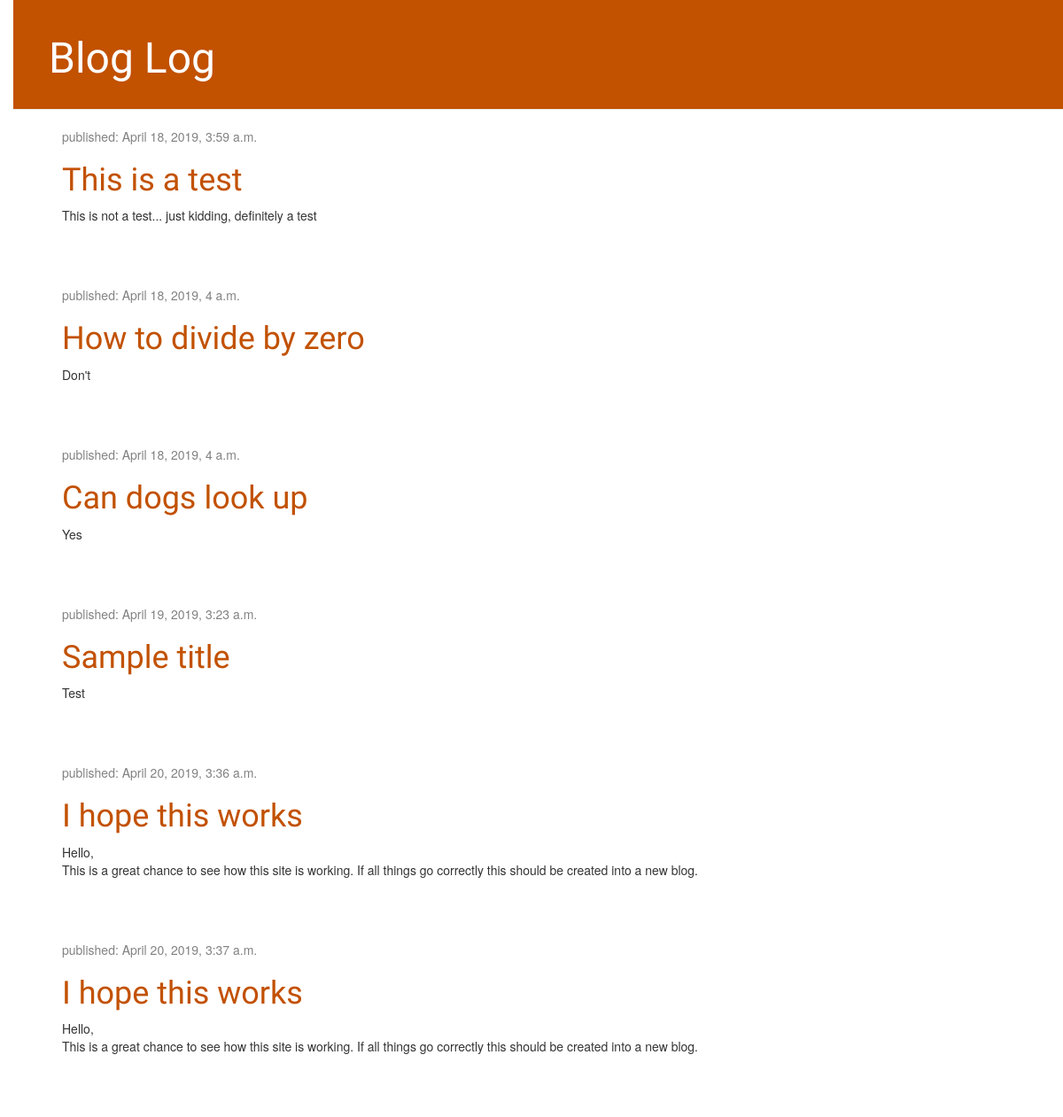
The page / on the database its author committed.
### blog/models.py (models this page shows, shortened)
class Post(models.Model):
    author = models.ForeignKey(settings.AUTH_USER_MODEL, on_delete=models.CASCADE)
    title = models.CharField(max_length=200)
    text = models.TextField()
    created_date = models.DateTimeField(default=timezone.now)
    published_date = models.DateTimeField(blank=True, null=True)

### blog/views.py (the view)
# urls.py: path('', views.post_list, name='post_list'),
def post_list(request):
    posts = Post.objects.filter(published_date__lte=timezone.now()).order_by('published_date')
    return render(request, 'blog/post_list.html', {'posts': posts})

### blog/templates/blog/post_list.html
{% extends 'blog/base.html' %}
{% block content %}
    {% for post in posts %}
        <div class="post">
            <div class="date">
                <p>published: {{ post.published_date }}</p>
            </div>
            <h1><a href="{% url 'post_detail' pk=post.pk %}">{{ post.title }}</a></h1>
            <p>{{ post.text|linebreaksbr }}</p>
        </div>
    {% endfor %}
{% endblock %}

### blog/templates/blog/base.html (shortened to what this page needs)
{% load static %}
<html>
    <head>
        <link rel="stylesheet" href="//maxcdn.bootstrapcdn.com/bootstrap/3.2.0/css/bootstrap.min.css">
        <link rel="stylesheet" href="//maxcdn.bootstrapcdn.com/bootstrap/3.2.0/css/bootstrap-theme.min.css">
        <link rel="stylesheet" href="{% static 'css/blog.css' %}">
    </head>
    <body>
        <div class="page-header">
            <h1><a href="/">Blog Log</a></h1>
        </div>
        <div class="content container">
            <div class="row">
                <div class="col-md-8">
                {% block content %}
                {% endblock %}
                </div>
            </div>
        </div>
    </body>
</html>

### blog/static/css/blog.css (style rules this page uses)
body { padding-left: 15px; }
h1 a, h2 a { color: #C25100; font-family: 'Lobster'; }
.page-header { background-color: #C25100; margin-top: 0; padding: 20px 20px 20px 40px; }
.page-header h1, .page-header h1 a, .page-header h1 a:visited, .page-header h1 a:active { color: #ffffff; font-size: 36pt; text-decoration: none; }
.content { margin-left: 40px; }
h1, h2, h3, h4 { font-family: 'Lobster', cursive; }
.date { color: #828282; }
.post { margin-bottom: 70px; }

### rows shown on the page
Post: published_date "April 18, 2019, 3:59 a.m.", title "This is a test", text "This is not a test... just kidding, definitely a test"
Post: published_date "April 18, 2019, 4 a.m.", title "How to divide by zero", text "Don't"
Post: published_date "April 18, 2019, 4 a.m.", title "Can dogs look up", text "Yes"
Post: published_date "April 19, 2019, 3:23 a.m.", title "Sample title", text "Test"
Post: published_date "April 20, 2019, 3:36 a.m.", title "I hope this works", text "Hello, This is a great chance to see how this site is working. If all things go correctly this should be created into a new blog."
Post: published_date "April 20, 2019, 3:37 a.m.", title "I hope this works", text "Hello, This is a great chance to see how this site is working. If all things go correctly this should be created into a new blog."
